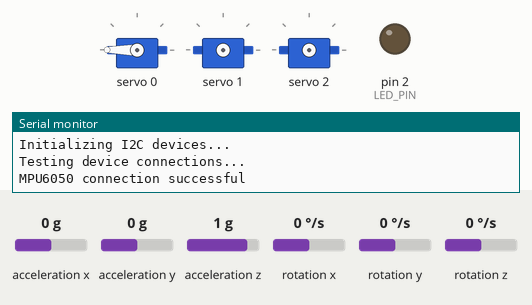
Simulated run of this sketch. Board: Arduino Uno, built with avr-gcc and run on an emulated ATmega328P. On the bench: 3 × servo, output pins drawn as LEDs (lit = HIGH), the last lines printed to the serial monitor. Inputs (shaded band) come from the test bench; at power-on: acceleration x 0 g, acceleration y 0 g, acceleration z 1 g, rotation x 0 °/s, rotation y 0 °/s, rotation z 0 °/s.

Above: at 1.3 s.
At 11.1 s:
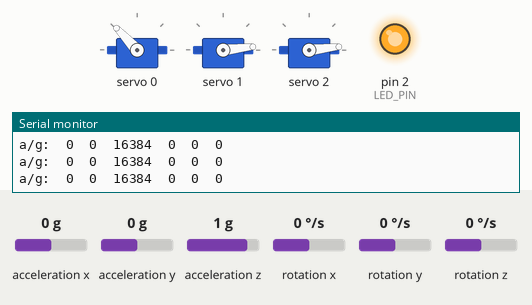
11.2 s: acceleration x set to -1.4 g
At 12.1 s:
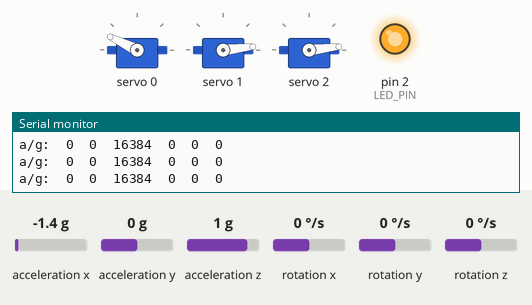
Timing chart, 0 to 78.9 s (numbered marks = the images above; inputs shaded):
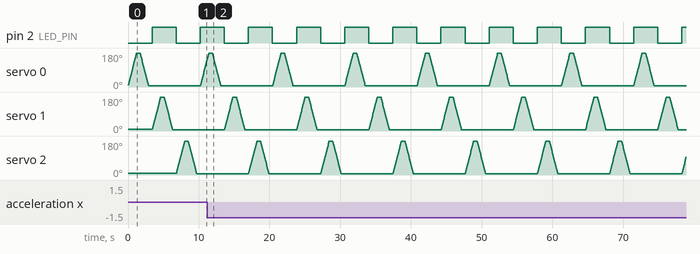

The sketch:

2_i2c.ino
```cpp
#include "I2Cdev.h"
#include "MPU6050.h"

#if I2CDEV_IMPLEMENTATION == I2CDEV_ARDUINO_WIRE
    #include "Wire.h"
#endif

#include <Adafruit_PWMServoDriver.h>
Adafruit_PWMServoDriver pwm = Adafruit_PWMServoDriver();

#define SERVOMIN  150 // This is the 'minimum' pulse length count (out of 4096)
#define SERVOMAX  600 // This is the 'maximum' pulse length count (out of 4096)
#define USMIN  600 // This is the rounded 'minimum' microsecond length based on the minimum pulse of 150
#define USMAX  2400 // This is the rounded 'maximum' microsecond length based on the maximum pulse of 600
#define SERVO_FREQ 50 // Analog servos run at ~50 Hz updates

uint8_t servonum = 0;


// class default I2C address is 0x68
// specific I2C addresses may be passed as a parameter here
// AD0 low = 0x68 (default for InvenSense evaluation board)
// AD0 high = 0x69
MPU6050 accelgyro;
//MPU6050 accelgyro(0x69); // <-- use for AD0 high

int16_t ax, ay, az;
int16_t gx, gy, gz;


// uncomment "OUTPUT_READABLE_ACCELGYRO" if you want to see a tab-separated
// list of the accel X/Y/Z and then gyro X/Y/Z values in decimal. Easy to read,
// not so easy to parse, and slow(er) over UART.
#define OUTPUT_READABLE_ACCELGYRO

// uncomment "OUTPUT_BINARY_ACCELGYRO" to send all 6 axes of data as 16-bit
// binary, one right after the other. This is very fast (as fast as possible
// without compression or data loss), and easy to parse, but impossible to read
// for a human.
//#define OUTPUT_BINARY_ACCELGYRO


#define LED_PIN 2
bool blinkState = false;

void setup() {
    // join I2C bus (I2Cdev library doesn't do this automatically)
    #if I2CDEV_IMPLEMENTATION == I2CDEV_ARDUINO_WIRE
        Wire.begin();
    #elif I2CDEV_IMPLEMENTATION == I2CDEV_BUILTIN_FASTWIRE
        Fastwire::setup(400, true);
    #endif

    // initialize serial communication
    // (38400 chosen because it works as well at 8MHz as it does at 16MHz, but
    // it's really up to you depending on your project)
    Serial.begin(115200);

    // initialize device
    Serial.println("Initializing I2C devices...");
    accelgyro.initialize();

    pwm.begin();
    pwm.setPWMFreq(SERVO_FREQ);

    // verify connection
    Serial.println("Testing device connections...");
    Serial.println(accelgyro.testConnection() ? "MPU6050 connection successful" : "MPU6050 connection failed");

    // use the code below to change accel/gyro offset values
    /*
    Serial.println("Updating internal sensor offsets...");
    // -76	-2359	1688	0	0	0
    Serial.print(accelgyro.getXAccelOffset()); Serial.print("\t"); // -76
    Serial.print(accelgyro.getYAccelOffset()); Serial.print("\t"); // -2359
    Serial.print(accelgyro.getZAccelOffset()); Serial.print("\t"); // 1688
    Serial.print(accelgyro.getXGyroOffset()); Serial.print("\t"); // 0
    Serial.print(accelgyro.getYGyroOffset()); Serial.print("\t"); // 0
    Serial.print(accelgyro.getZGyroOffset()); Serial.print("\t"); // 0
    Serial.print("\n");
    accelgyro.setXGyroOffset(220);
    accelgyro.setYGyroOffset(76);
    accelgyro.setZGyroOffset(-85);
    Serial.print(accelgyro.getXAccelOffset()); Serial.print("\t"); // -76
    Serial.print(accelgyro.getYAccelOffset()); Serial.print("\t"); // -2359
    Serial.print(accelgyro.getZAccelOffset()); Serial.print("\t"); // 1688
    Serial.print(accelgyro.getXGyroOffset()); Serial.print("\t"); // 0
    Serial.print(accelgyro.getYGyroOffset()); Serial.print("\t"); // 0
    Serial.print(accelgyro.getZGyroOffset()); Serial.print("\t"); // 0
    Serial.print("\n");
    */

    // configure Arduino LED pin for output
    pinMode(LED_PIN, OUTPUT);
}

void setServoPulse(uint8_t n, double pulse) {
  double pulselength;

  pulselength = 1000000;   // 1,000,000 us per second
  pulselength /= SERVO_FREQ;   // Analog servos run at ~60 Hz updates
  Serial.print(pulselength); Serial.println(" us per period");
  pulselength /= 4096;  // 12 bits of resolution
  Serial.print(pulselength); Serial.println(" us per bit");
  pulse *= 1000000;  // convert input seconds to us
  pulse /= pulselength;
  Serial.println(pulse);
  pwm.setPWM(n, 0, pulse);
}

void loop() {
  // Drive each servo one at a time using writeMicroseconds(), it's not precise due to calculation rounding!
  // The writeMicroseconds() function is used to mimic the Arduino Servo library writeMicroseconds() behavior.
  for (uint16_t microsec = USMIN; microsec < USMAX; microsec++) {
    pwm.writeMicroseconds(servonum, microsec);
  }

  delay(500);
  for (uint16_t microsec = USMAX; microsec > USMIN; microsec--) {
    pwm.writeMicroseconds(servonum, microsec);
  }

  delay(500);

  servonum++;
  if (servonum > 2) servonum = 0; // Testing the first 8 servo channels


    // read raw accel/gyro measurements from device
    accelgyro.getMotion6(&ax, &ay, &az, &gx, &gy, &gz);

    // these methods (and a few others) are also available
    //accelgyro.getAcceleration(&ax, &ay, &az);
    //accelgyro.getRotation(&gx, &gy, &gz);

    #ifdef OUTPUT_READABLE_ACCELGYRO
        // display tab-separated accel/gyro x/y/z values
        Serial.print("a/g:\t");
        Serial.print(ax); Serial.print("\t");
        Serial.print(ay); Serial.print("\t");
        Serial.print(az); Serial.print("\t");
        Serial.print(gx); Serial.print("\t");
        Serial.print(gy); Serial.print("\t");
        Serial.println(gz);
    #endif

    #ifdef OUTPUT_BINARY_ACCELGYRO
        Serial.write((uint8_t)(ax >> 8)); Serial.write((uint8_t)(ax & 0xFF));
        Serial.write((uint8_t)(ay >> 8)); Serial.write((uint8_t)(ay & 0xFF));
        Serial.write((uint8_t)(az >> 8)); Serial.write((uint8_t)(az & 0xFF));
        Serial.write((uint8_t)(gx >> 8)); Serial.write((uint8_t)(gx & 0xFF));
        Serial.write((uint8_t)(gy >> 8)); Serial.write((uint8_t)(gy & 0xFF));
        Serial.write((uint8_t)(gz >> 8)); Serial.write((uint8_t)(gz & 0xFF));
    #endif

    // blink LED to indicate activity
    blinkState = !blinkState;
    digitalWrite(LED_PIN, blinkState);
}
```

Measured:
- by itself, pin 2 (LED_PIN): alternates HIGH for 3.4 s and LOW for 3.4 s
